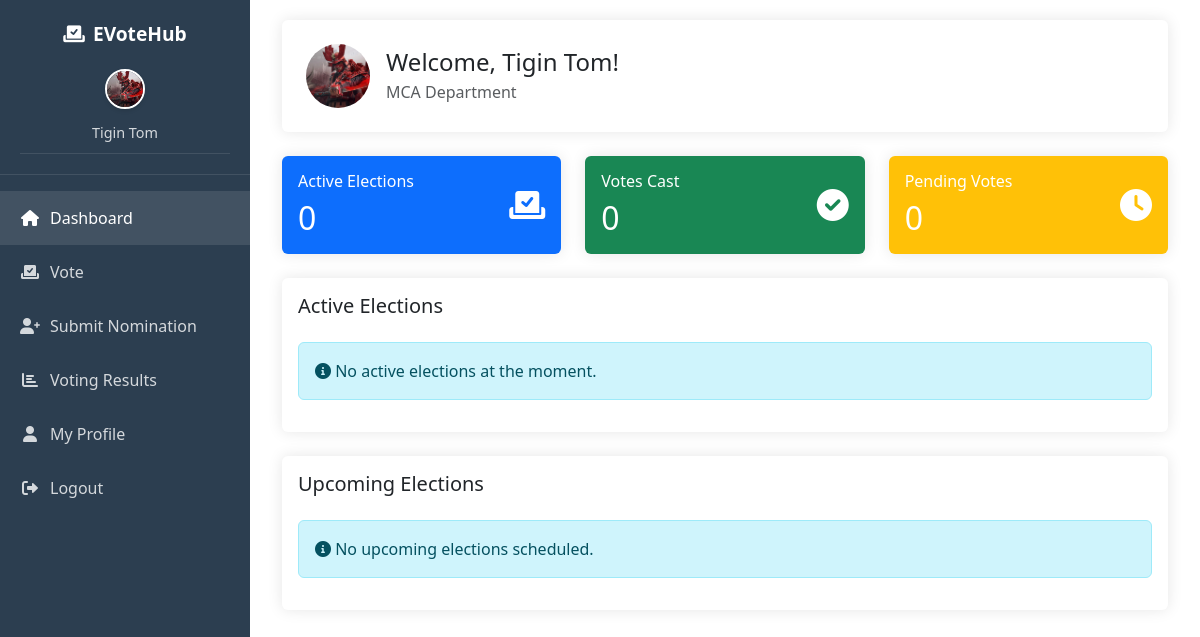
/student/dashboard/ (signed in), run on the app's committed database.
### myapp/models.py (models this page shows, shortened)
class Student(models.Model):
    GENDER_CHOICES = [
        ('M', 'Male'),
        ('F', 'Female')
    ]
    user = models.OneToOneField(User, on_delete=models.CASCADE)
    student_id = models.CharField(max_length=20, unique=True)
    department = models.ForeignKey(Department, on_delete=models.CASCADE)
    gender = models.CharField(max_length=1, choices=GENDER_CHOICES, default='M')
    profile_picture = models.ImageField(upload_to='static/images/profiles/', null=True, blank=True)
    created_at = models.DateTimeField(auto_now_add=True)
    updated_at = models.DateTimeField(auto_now=True)

class Department(models.Model):
    name = models.CharField(max_length=100)
    code = models.CharField(max_length=10, unique=True)
    created_at = models.DateTimeField(default=timezone.now)
    updated_at = models.DateTimeField(auto_now=True)

### myapp/views.py (the view)
# urls.py: path('student/dashboard/', views.student_home, name='student_home'),
@login_required
def student_home(request):
    if request.user.is_superuser or request.user.is_staff:
        return redirect('admin_dashboard')
    try:
        student = request.user.student
    except Student.DoesNotExist:
        messages.error(request, 'Student profile not found.')
        return redirect('logout')
    active_sessions = VotingSession.objects.filter(
        department=student.department,
        status__in=['scheduled', 'active']
    )
    active_elections = active_sessions.count()
    votes_cast = Vote.objects.filter(student=student).count()
    pending_votes = 0
    for session in active_sessions:
        if session.status == 'active' and not Vote.objects.filter(student=student, voting_session=session).exists():
            pending_votes += 1
    active_sessions_list = []
    for session in active_sessions:
        session.update_status_based_on_time()
        if session.status == 'active':
            active_sessions_list.append(session)
    recent_votes = Vote.objects.filter(student=student).select_related('voting_session').order_by('-timestamp')[:5]
    upcoming_sessions = VotingSession.objects.filter(
        department=student.department,
        status='scheduled',
        start_date__gt=timezone.now()
    ).order_by('start_date')[:5]
    context = {
        'student': student,
        'active_elections': active_elections,
        'votes_cast': votes_cast,
        'pending_votes': pending_votes,
        'active_sessions': active_sessions_list,
        'recent_votes': recent_votes,
        'upcoming_sessions': upcoming_sessions,
    }
    return render(request, 'students/student_home.html', context)

### templates/students/student_home.html (shortened to what this page needs)
{% extends 'students/base_student.html' %}
{% block content %}
<div class="container-fluid">
    <div class="row mb-4">
        <div class="col-12">
            <div class="card">
                <div class="card-body p-4">
                    <div class="d-flex align-items-center">
                        <div class="flex-shrink-0">
                            {% if student.profile_picture %}
                                <img src="{{ student.profile_picture.url }}" alt="Profile Picture" class="rounded-circle" style="width: 64px; height: 64px; object-fit: cover;">
                            {% else %}
                                <img src="https://via.placeholder.com/64" alt="Profile Picture" class="rounded-circle">
                            {% endif %}
                        </div>
                        <div class="flex-grow-1 ms-3">
                            <h2 class="h4 mb-1">Welcome, {{ request.user.get_full_name }}!</h2>
                            <p class="text-muted mb-0">{{ student.department.name }} Department</p>
                        </div>
                    </div>
                </div>
            </div>
        </div>
    </div>
    <div class="row mb-4">
        <div class="col-md-4">
            <div class="card bg-primary text-white">
                <div class="card-body">
                    <div class="d-flex justify-content-between align-items-center">
                        <div>
                            <h6 class="card-title mb-0">Active Elections</h6>
                            <h2 class="mt-2 mb-0">{{ active_elections }}</h2>
                        </div>
                        <i class="fas fa-vote-yea fa-2x"></i>
                    </div>
                </div>
            </div>
        </div>
        <div class="col-md-4">
            <div class="card bg-success text-white">
                <div class="card-body">
                    <div class="d-flex justify-content-between align-items-center">
                        <div>
                            <h6 class="card-title mb-0">Votes Cast</h6>
                            <h2 class="mt-2 mb-0">{{ votes_cast }}</h2>
                        </div>
                        <i class="fas fa-check-circle fa-2x"></i>
                    </div>
                </div>
            </div>
        </div>
        <div class="col-md-4">
            <div class="card bg-warning text-white">
                <div class="card-body">
                    <div class="d-flex justify-content-between align-items-center">
                        <div>
                            <h6 class="card-title mb-0">Pending Votes</h6>
                            <h2 class="mt-2 mb-0">{{ pending_votes }}</h2>
                        </div>
                        <i class="fas fa-clock fa-2x"></i>
                    </div>
                </div>
            </div>
        </div>
    </div>
    <div class="row mb-4">
        <div class="col-12">
            <div class="card">
                <div class="card-body">
                    <h5 class="card-title mb-4">Active Elections</h5>
                    {% if active_sessions %}
                        <div class="table-responsive">
                            <table class="table table-hover">
                                <thead>
                                    <tr>
                                        <th>Election</th>
                                        <th>Start Date</th>
                                        <th>End Date</th>
                                        <th>Status</th>
                                        <th>Action</th>
                                    </tr>
                                </thead>
                                <tbody>
                                    {% for session in active_sessions %}
                                    <tr>
                                        <td>{{ session.title }}</td>
                                        <td>{{ session.start_date|date:"M d, Y H:i" }}</td>
                                        <td>{{ session.end_date|date:"M d, Y H:i" }}</td>
                                        <td>
                                            <span class="badge bg-success">Active</span>
                                        </td>
                                        <td>
                                            <a href="{% url 'student_voting' %}" class="btn btn-primary btn-sm">
                                                <i class="fas fa-vote-yea"></i> Vote Now
                                            </a>
                                        </td>
                                    </tr>
                                    {% endfor %}
                                </tbody>
                            </table>
                        </div>
                    {% else %}
                        <div class="alert alert-info">
                            <i class="fas fa-info-circle"></i> No active elections at the moment.
                        </div>
                    {% endif %}
                </div>
            </div>
        </div>
    </div>
    <div class="row">
        <div class="col-12">
            <div class="card">
                <div class="card-body">
                    <h5 class="card-title mb-4">Upcoming Elections</h5>
                    {% if upcoming_sessions %}
                        <div class="table-responsive">
                            <table class="table table-hover">
                                <thead>
                                    <tr>
                                        <th>Election</th>
                                        <th>Start Date</th>
                                        <th>End Date</th>
                                        <th>Status</th>
                                    </tr>
                                </thead>
                                <tbody>
                                    {% for session in upcoming_sessions %}
                                    <tr>
                                        <td>{{ session.title }}</td>
                                        <td>{{ session.start_date|date:"M d, Y H:i" }}</td>
                                        <td>{{ session.end_date|date:"M d, Y H:i" }}</td>
                                        <td>
                                            <span class="badge bg-info">Scheduled</span>
                                        </td>
                                    </tr>
                                    {% endfor %}
                                </tbody>
                            </table>
                        </div>
                    {% else %}
                        <div class="alert alert-info">
                            <i class="fas fa-info-circle"></i> No upcoming elections scheduled.
                        </div>
                    {% endif %}
                </div>
            </div>
        </div>
    </div>
</div>
{% endblock %}

### templates/students/base_student.html (shortened to what this page needs)
<!DOCTYPE html>
<html lang="en">
<head>
    <link href="https://cdn.jsdelivr.net/npm/bootstrap@5.3.0/dist/css/bootstrap.min.css" rel="stylesheet">
    <link href="https://cdnjs.cloudflare.com/ajax/libs/font-awesome/6.0.0/css/all.min.css" rel="stylesheet">
</head>
<body>
    <div class="sidebar">
        <div class="sidebar-header">
            <a href="{% url 'student_home' %}" class="sidebar-brand">
                <i class="fas fa-vote-yea me-2"></i>EVoteHub
            </a>
            <div class="user-info">
                {% if request.user.student.profile_picture %}
                    <img src="{{ request.user.student.profile_picture.url }}" alt="Profile" class="mb-2 rounded-circle" style="width: 40px; height: 40px; object-fit: cover; border: 2px solid #fff; box-shadow: 0 2px 4px rgba(0,0,0,0.1);">
                {% endif %}
                <div class="user-name">{{ request.user.get_full_name }}</div>
            </div>
        </div>
        <nav class="mt-3">
            <a href="{% url 'student_home' %}" class="nav-link {% if request.resolver_match.url_name == 'student_home' %}active{% endif %}">
                <i class="fas fa-home"></i>Dashboard
            </a>
            <a href="{% url 'student_voting' %}" class="nav-link {% if request.resolver_match.url_name == 'student_voting' %}active{% endif %}">
                <i class="fas fa-vote-yea"></i>Vote
            </a>
            <a href="{% url 'student_nomination' %}" class="nav-link {% if request.resolver_match.url_name == 'student_nomination' %}active{% endif %}">
                <i class="fas fa-user-plus"></i>Submit Nomination
            </a>
            <a href="{% url 'student_voting_results' %}" class="nav-link {% if request.resolver_match.url_name == 'student_voting_results' %}active{% endif %}">
                <i class="fas fa-chart-bar"></i>Voting Results
            </a>
            <a href="{% url 'student_profile' %}" class="nav-link {% if request.resolver_match.url_name == 'student_profile' %}active{% endif %}">
                <i class="fas fa-user"></i>My Profile
            </a>
            <a href="{% url 'logout' %}" class="nav-link">
                <i class="fas fa-sign-out-alt"></i>Logout
            </a>
        </nav>
    </div>
    <div class="main-content">
        {% block content %}{% endblock %}
    </div>
</body>
</html>

### templates/students/base_student.html (style rules this page uses)
.sidebar { min-height: 100vh; background: #2c3e50; color: white; position: fixed; width: 250px; transition: all 0.3s; z-index: 1000; }
.sidebar-header { padding: 20px; text-align: center; border-bottom: 1px solid rgba(255,255,255,0.1); }
.sidebar-brand { color: white; text-decoration: none; font-size: 1.2rem; font-weight: bold; display: block; margin-bottom: 10px; }
.user-info { padding: 10px; text-align: center; border-bottom: 1px solid rgba(255,255,255,0.1); }
.user-info .user-name { font-size: 0.9rem; color: rgba(255,255,255,0.8); margin-top: 5px; word-break: break-word; }
.nav-link { color: rgba(255,255,255,0.8); padding: 15px 20px; display: block; transition: all 0.3s; text-decoration: none; }
.nav-link:hover, .nav-link.active { color: white; background: rgba(255,255,255,0.1); }
.nav-link i { margin-right: 10px; width: 20px; text-align: center; }
.main-content { margin-left: 250px; padding: 20px; transition: all 0.3s; min-height: 100vh; }
.card { border: none; box-shadow: 0 0 15px rgba(0,0,0,0.1); transition: transform 0.3s; }

### data on the page
Student: profile_picture (picture), department.name "MCA"

### other printed values
{{ request.user.get_full_name }} "Tigin Tom"
{{ active_elections }} "0"
{{ votes_cast }} "0"
{{ pending_votes }} "0"
